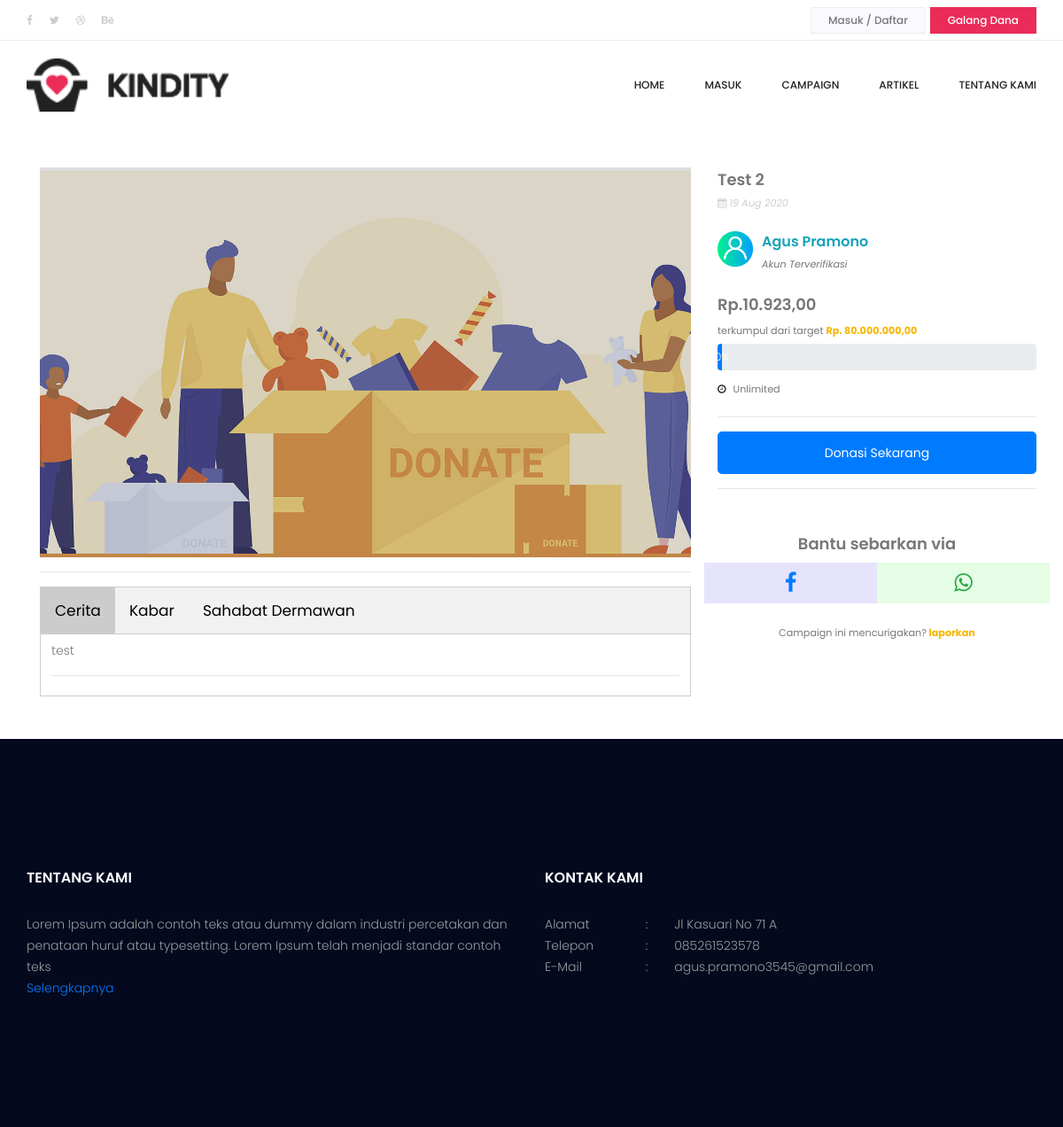
The page /app/galangdana?campaign=test-2-18 on the database its author committed.
### tables this page shows
CREATE TABLE `tbabout` (
  `idAbout` int(11) NOT NULL,
  `isi` text NOT NULL,
  `nope` varchar(50) NOT NULL,
  `alamat` varchar(200) NOT NULL,
  `email` varchar(100) NOT NULL,
  `framelokasi` text NOT NULL,
  `logo` varchar(255) NOT NULL,
  `namaweb` varchar(120) NOT NULL,
  `favicon` varchar(255) NOT NULL,
  `tagline` varchar(255) NOT NULL
);

CREATE TABLE `tbgalangdana` (
  `idGalangDana` double NOT NULL,
  `idAnggota` int(11) NOT NULL,
  `judul` text NOT NULL,
  `slug` varchar(255) NOT NULL,
  `deskripsi` text NOT NULL,
  `jumlah` double NOT NULL,
  `banner` varchar(255) NOT NULL,
  `tanggalMulai` date NOT NULL,
  `tanggalBerakhir` date NOT NULL,
  `status` char(1) NOT NULL COMMENT 'P=Pending,Y=Oke,N=Tolak',
  `unlimitedWaktu` char(1) NOT NULL COMMENT 'Y=Iya,N=Tidak'
);

CREATE TABLE `tbanggota` (
  `idAnggota` int(11) NOT NULL,
  `tanggal` date NOT NULL,
  `nama` varchar(150) NOT NULL,
  `asal` varchar(150) DEFAULT NULL,
  `nope` varchar(15) NOT NULL,
  `alamatEmail` varchar(150) NOT NULL,
  `kataSandi` varchar(150) NOT NULL,
  `status` varchar(50) NOT NULL,
  `verif` char(1) NOT NULL COMMENT 'N=Tidak, Y=Ok',
  `verifakun` char(1) NOT NULL COMMENT 'Y=Ok,N=Belum',
  `idTemp` varchar(255) NOT NULL
);

### app/galangdana.php (the view, shortened to what this page needs)
<?php
include"application/koneksi.php";
extract($_POST);
$link=mysqli_fetch_array(mysqli_query($con,"select * from tblinkweb"));
$tentangwebkami=mysqli_fetch_array(mysqli_query($con,"select * from tbabout"));
$data =mysqli_fetch_row(mysqli_query($con,"select gd.*,a.nama from tbgalangdana as gd inner join tbanggota as a on(a.idAnggota=gd.idAnggota) where gd.slug='".$_GET['campaign']."'"));
$jumlahTerkumpul=mysqli_fetch_row(mysqli_query($con,"select sum(jumlah) as jumlahTerkumpul from tbberdonasigalangdana where idGalangDana=".$data[0]." and status='Y'"));
$persentase=round((floatval($jumlahTerkumpul[0])/floatval($data[5]))*100);
if($persentase>100){
    $persentase=100;
}else{
    $persentase=$persentase;
}
$tgl1 = new DateTime(date('Y-m-d'));
$tgl2 = new DateTime($data[8]);
$selisih= $tgl2->diff($tgl1)->days + 1;
if ($data[8]<date('Y-m-d')) {
$selisih=0;
}
if($data[10]=="Y"){
    $ketJumlahHari="Unlimited";
}else{
    $ketJumlahHari=$selisih." Hari lagi";
}
?>
<!doctype html>
<html lang="en">
    <head>
        <link rel="stylesheet" href="css/bootstrap.css">
        <link rel="stylesheet" href="vendors/linericon/style.css">
        <link rel="stylesheet" href="css/font-awesome.min.css">
        <link rel="stylesheet" href="vendors/owl-carousel/owl.carousel.min.css">
        <link rel="stylesheet" href="vendors/lightbox/simpleLightbox.css">
        <link rel="stylesheet" href="vendors/nice-select/css/nice-select.css">
        <link rel="stylesheet" href="vendors/animate-css/animate.css">
        <link rel="stylesheet" href="css/style.css">
        <link rel="stylesheet" href="css/responsive.css">
    </head>
    <body>
        <header class="header_area">
           	<div class="top_menu row m0">
           		<div class="container">
					<div class="float-left">
						<ul class="list header_social">
							<li><a href="#"><i class="fa fa-facebook"></i></a></li>
							<li><a href="#"><i class="fa fa-twitter"></i></a></li>
							<li><a href="#"><i class="fa fa-dribbble"></i></a></li>
							<li><a href="#"><i class="fa fa-behance"></i></a></li>
						</ul>
					</div>
						<?php if(empty($_SESSION['status']) ) : ?>
							<div class="float-right">
								<a class="ac_btn" href="masuk">Masuk / Daftar</a>
								<a class="dn_btn" href="masuk">Galang Dana</a>
							</div>
						<?php endif;?>
           		</div>
           	</div>
            <div class="main_menu">
            	<nav class="navbar navbar-expand-lg navbar-light">
					<div class="container">
						<a class="navbar-brand logo_h" href="<?php echo $link[1] ?>" style="width: 50%;"><img src="images/about/<?php echo $tentangwebkami[6] ?>" alt="" style="width: 40%;"></a>
						<div class="collapse navbar-collapse offset" id="navbarSupportedContent">
							<ul class="nav navbar-nav menu_nav ml-auto">
              					<li class="nav-item"><a class="nav-link" href="<?php echo BASEURL ?>">Home</a></li>
              					<?php if(!empty($_SESSION['status']) ) : ?>
                				<li class="nav-item"><a class="nav-link" href="<?php echo $link[1] ?>member/member">Dashboard</a></li>
              					<?php else : ?>
                				<li class="nav-item"><a class="nav-link" href="<?php echo BASEURL ?>/masuk">Masuk</a></li>
                				<?php endif;?>
								<li class="nav-item"><a class="nav-link" href="<?php echo BASEURL ?>/campaign">Campaign</a></li>
                				<li class="nav-item"><a class="nav-link" href="<?php echo BASEURL ?>/artikel">Artikel</a></li>
								<li class="nav-item"><a class="nav-link" href="<?php echo BASEURL ?>/about">Tentang Kami</a></li>
							</ul>
						</div>
					</div>
            	</nav>
            </div>
        </header>
		<section class="event_details_area pt-2 pb-5">
			<div class="container">
				<div class="event_d_inner">
					<div class="row event_text_inner">
						<div class="col-lg-8">
							<div class="right_text">
								<img class="img-fluid" src="images/banner/<?php echo $data[6] ?>" alt="" style="width: 100%;">
								<hr>
								<div class="tab">
									<button class="tablinks active" onclick="openCity(event, 'Deskripsi')">Cerita</button>
									<button class="tablinks" onclick="openCity(event, 'Kabar')">Kabar</button>
									<button class="tablinks" onclick="openCity(event, 'Dermawan')">Sahabat Dermawan</button>
								</div>
								<div id="Deskripsi" class="tabcontent" style="display: block;">
									<p>
										<?php echo $data[4]; ?>
									</p>
									<hr>
								</div>
							</div>
							</div>
							<div class="col-lg-4" id="donasidesktop">
							<div class="left_text" style="position: -webkit-sticky;position: sticky;top: 120px;">
								<h4 style="margin: 0px;"><?php echo $data[2] ?></h4>
								<small style="color: #cecece;"><i class="fa fa-calendar"></i> <i><?php echo date('d M Y',strtotime($data[7])) ?></i></small>
								<div class="row" style="margin-top: 20px; margin-bottom: 20px;">
									<div class="col-md-2">
									<img src="images/icon/user.png" alt="" width="40">
									</div>
									<div class="col-md-10" style="padding-left:0px;">
									<span class="text-info"><h5 style="margin: 0px;"><?php echo $data[11] ?></h5></span>
									<small><i>Akun Terverifikasi</i></small>
									</div>
								</div>
								<ul class="list">
									<li><a href="#"><h4 style="margin: 0px;padding: 0px;">Rp.<?php echo number_format($jumlahTerkumpul[0],2,',','.'); ?></h4><small>terkumpul dari target <b>Rp. <?php echo number_format($data[5],2,',','.'); ?></b></small></li>
									<li><a href="#"><div class="progress" style="margin-bottom: 5px;height: 30px;">
										<div class="progress-bar" role="progressbar" style="width: <?php echo $persentase."%"; ?>; padding-left: 5px;" aria-valuenow="0" aria-valuemin="0" aria-valuemax="100"><?php echo $persentase; ?>%</div>
									</div><small><i class="fa fa-clock-o"></i><?php echo $ketJumlahHari ?> </small><hr></li>
									<?php if ($selisih!=0 || $data[10]=="Y"): ?>
										<li><a href="berdonasi?campaign=<?php echo $_GET['campaign'] ?>" class="btn btn-primary btn-lg btn-block text-white"> Donasi Sekarang</a></li>
									<?php else: ?>
										<div class="alert alert-info">Campaign ini telah berakhir</div>
									<?php endif ?>
								</ul>
								<hr>
								<div class="text-center mt-5">
									<h4>Bantu sebarkan via</h4>
									<div class="row">
										<div class="col-md-6 text-center" style="background-color: #e6e4fd; padding-top: 5px;padding-bottom: 5px;"><a href="https://www.facebook.com/share.php?u=<?php echo $link[1] ?>galangdana?campaign=<?php echo $data[3]; ?>"><h3 style="margin: 0px;"><i class="fa fa-facebook"></i></h3></a></div>
										<div class="col-md-6 text-center" style="background-color: #e4fde4; padding-top: 5px;padding-bottom: 5px;"><a href="https://web.whatsapp.com/send?text=Klik untuk donasi - <?php echo $data[2] ?> <?php echo $link[1] ?>galangdana?campaign=<?php echo $data[3]; ?>"><h3 style="margin: 0px;"><i class="fa fa-whatsapp text-success"></i></h3></a></div>
										<div class="col-md-12" style="margin-top: 20px;">
										<small>Campaign ini mencurigakan?<a href="laporcampaign?campaign=<?php echo $data[3]; ?>"><b> laporkan</b></a></small>
										</div>
									</div>
								</div>
							</div>
						</div>
					</div>
				</div>
			</div>
		</section>
		<?php include"footer.php"; ?>

### app/footer.php (shortened to what this page needs)
            <footer class="footer-area section_gap">
                <div class="container">
                    <div class="row">
                        <div class="col-lg-6  col-md-6 col-sm-6">
                            <div class="single-footer-widget">
                                <h6 class="footer_title">Tentang Kami</h6>
                                <p style="color: #999DA0;"><?php echo substr(strip_tags($tentangwebkami[1]),0,150)  ?> <br>
                                    <a href="about">Selengkapnya</a></p>
                                </div>
                            </div>
                            <div class="col-lg-6 col-md-6 col-sm-6">
                                <div class="single-footer-widget instafeed">
                                    <h6 class="footer_title">Kontak Kami</h6>
                                    <div class="row" style="color: #999DA0;">
                                        <div class="col-md-3">
                                            Alamat <span class="float-right">:</span>
                                        </div>
                                        <div class="col-md-9">
                                            <?php echo $tentangwebkami[3] ?>
                                        </div>
                                        <div class="col-md-3">
                                            Telepon<span class="float-right">:</span>
                                        </div>
                                        <div class="col-md-9">
                                            <?php echo $tentangwebkami[2] ?>
                                        </div>
                                        <div class="col-md-3">
                                            E-Mail<span class="float-right">:</span>
                                        </div>
                                        <div class="col-md-9">
                                            <?php echo $tentangwebkami[4] ?>
                                        </div>
                                    </div>
                                </div>
                            </div>
                        </div>
                </div>
            </footer>
</body>
</html>

### app/css/style.css (style rules this page uses)
.list { list-style: none; margin: 0px; padding: 0px; }
a { text-decoration: none; -webkit-transition: all 0.3s ease-in-out; -o-transition: all 0.3s ease-in-out; transition: all 0.3s ease-in-out; }
.row.m0 { margin: 0px; }
body { line-height: 24px; font-size: 14px; font-family: "Poppins", sans-serif; font-weight: 300; color: #777777; }
h1, h2, h3, h4, h5, h6 { font-family: "Poppins", sans-serif; font-weight: 600; }
@media (min-width: 1200px) { .container { max-width: 1170px; } }
.header_area { position: absolute; width: 100%; top: 0; left: 0; z-index: 99; -webkit-transition: background 0.4s, all 0.3s linear; -o-transition: background 0.4s, all 0.3s linear; transition: background 0.4s, all 0.3s linear; }
.header_area .navbar { background: transparent; padding: 0px; border: 0px; border-radius: 0px; }
.header_area .navbar .nav .nav-item { margin-right: 45px; }
.header_area .navbar .nav .nav-item .nav-link { font: 500 12px/100px "Poppins", sans-serif; text-transform: uppercase; color: #222222; padding: 0px; display: inline-block; }
.header_area .navbar .nav .nav-item .nav-link:after { display: none; }
.header_area .navbar .nav .nav-item:last-child { margin-right: 0px; }
.header_area + section, .header_area + row, .header_area + div { margin-top: 146px; }
.top_menu { border-bottom: 1px solid #eeeeee; }
.top_menu .header_social li { display: inline-block; margin-right: 15px; }
.top_menu .header_social li a { font-size: 12px; color: #ccc; display: inline-block; line-height: 45px; -webkit-transition: all 300ms linear 0s; -o-transition: all 300ms linear 0s; transition: all 300ms linear 0s; }
.top_menu .header_social li:last-child { margin-right: 0px; }
.top_menu .ac_btn { line-height: 28px; border: 1px solid #eeeeee; display: inline-block; background: #f9f9ff; padding: 0px 19px; font-size: 12px; font-family: "Poppins", sans-serif; font-weight: 500; color: #777777; -webkit-transition: all 300ms linear 0s; -o-transition: all 300ms linear 0s; transition: all 300ms linear 0s; margin-right: 1px; margin-top: 8px; }
.top_menu .dn_btn { line-height: 28px; border: 1px solid #ea2c58; display: inline-block; background: #ea2c58; padding: 0px 19px; font-size: 12px; font-family: "Poppins", sans-serif; font-weight: 500; color: #fff; -webkit-transition: all 300ms linear 0s; -o-transition: all 300ms linear 0s; transition: all 300ms linear 0s; }
.event_d_inner { max-width: 100%; margin: auto; }
.event_d_inner .event_text_inner { margin-top: 35px; }
.event_d_inner .left_text .list li a { font-size: 14px; line-height: 30px; font-family: "Poppins", sans-serif; color: #777777; }
.event_d_inner .left_text .list li a i { padding-right: 8px; color: #222222; }
.event_d_inner .right_text { padding-left: 15px; }
.event_d_inner .right_text p { margin-bottom: 0px; }
.footer-area { background: #04091e; padding: 145px 0px; }
.single-footer-widget p { margin-bottom: 0px; }
.footer_title { font-size: 16px; line-height: 24px; font-weight: 600; color: #fff; text-transform: uppercase; margin-bottom: 28px; }
b, sup, sub, u, del { color: #f8b600; }
h3 { font-size: 24px; }
h4 { font-size: 18px; }
h5 { font-size: 16px; }
h6 { font-size: 14px; }
h1, h2, h3, h4, h5, h6 { line-height: 1.5em; }

### app/galangdana.php (style rules this page uses)
.tab { overflow: hidden; border: 1px solid #ccc; background-color: #f1f1f1; }
.tab button { background-color: inherit; float: left; border: none; outline: none; cursor: pointer; padding: 14px 16px; transition: 0.3s; font-size: 17px; }
.tab button.active { background-color: #ccc; }
.tabcontent { display: none; padding: 6px 12px; border: 1px solid #ccc; border-top: none; }

### rows shown on the page
tbabout: logo (picture), isi "Lorem Ipsum adalah contoh teks atau dummy dalam industri percetakan dan penataan huruf atau typesetting. Lorem Ipsum telah menjadi standar contoh teks", alamat "Jl Kasuari No 71 A", nope "085261523578", email "agus.pramono3545@gmail.com"
tbgalangdana: banner (picture), deskripsi "test", judul "Test 2", tanggalMulai "19 Aug 2020", idAnggota.nama "Agus Pramono", jumlah "80.000.000,00", unlimitedWaktu "Unlimited"

### other values the page prints
$jumlahTerkumpul[0] "10.923,00"
